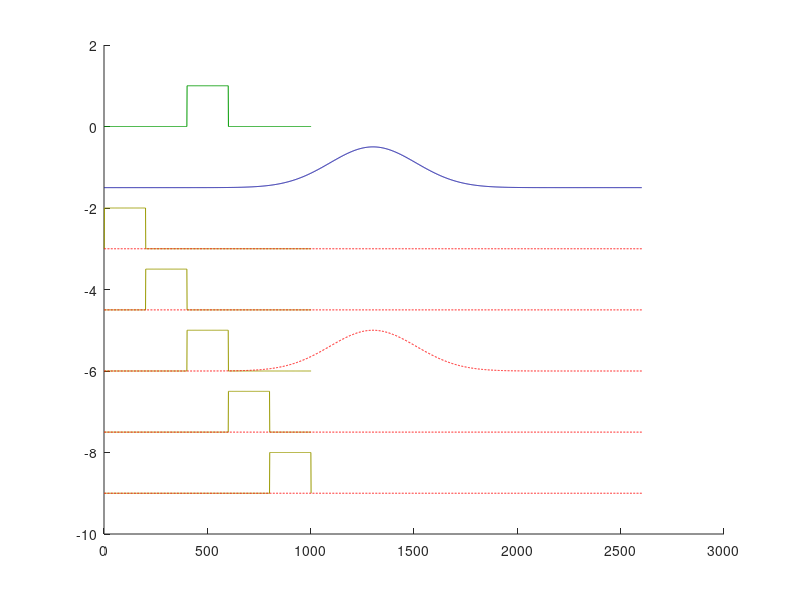

Here is the MATLAB script that generated this plot:
% Used on my SfN 2011 poster in the section "Hypothesis: HVCX synapses are
% strengthened when LMAN fluctuations are correlated with reward"

clear all
close all


total_hvc_units = 5;
total_steps = 1002;
rewarded_unit = 3;
steps_per_hvc_unit = floor(total_steps / total_hvc_units);

sig = 1*steps_per_hvc_unit;
x = -4*sig:4*sig;
kernel = 1/sqrt(2*pi*sig^2) * exp(-(x).^2/2/sig^2);

lman = zeros(total_steps, 1);
reward = zeros(total_steps, 1);
hvc = zeros(total_steps, total_hvc_units);

for hvc_unit = 1:total_hvc_units
    steps = (hvc_unit-1) * steps_per_hvc_unit + (1:steps_per_hvc_unit) + 1;
    hvc(steps, hvc_unit) = 1;
    if hvc_unit == rewarded_unit
        lman(steps, 1) = 1;
    end

end
reward = conv(kernel, lman);
reward = reward / max(reward);

for hvc_unit = 1:total_hvc_units
    eligibility_trace(:, hvc_unit) = conv(hvc(:,hvc_unit) .* lman, kernel);
end
eligibility_trace = eligibility_trace ./ max(max(eligibility_trace));

% figure
% plot(lman)
% hold all
% plot(reward)
% 
% figure
% plot(hvc)
% hold all
% plot(eligibility_trace)

figure
hold all
offset = 0;
plot(lman - offset, 'Color', [0 .6 0])
offset = offset + 1.5;
plot(reward - offset, 'Color', [0 0 .6])
offset = offset + 1.5;
for hvc_unit = 1:total_hvc_units
    plot(hvc(:, hvc_unit) - offset, 'Color', [.6 .6 0])
    plot(eligibility_trace(:, hvc_unit) - offset, '--', 'Color', [1 0 0])
    offset = offset + 1.5;
end
